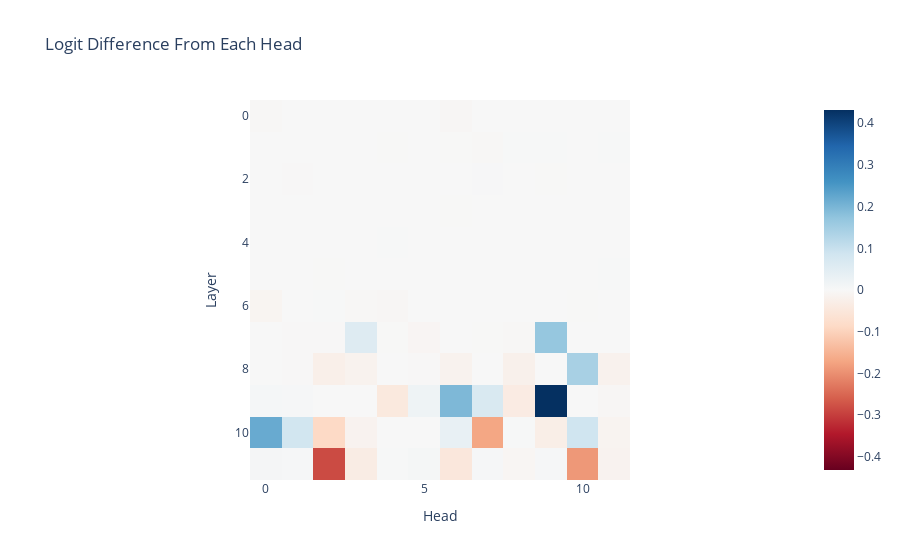

Notebook source saved alongside this figure:
### Code cell
per_head_residual, labels = cache.stack_head_results(
    layer=-1, pos_slice=-1, return_labels=True
)
per_head_logit_diffs = residual_stack_to_logit_diff(per_head_residual, cache)
per_head_logit_diffs = einops.rearrange(
    per_head_logit_diffs,
    "(layer head_index) -> layer head_index",
    layer=model.cfg.n_layers,
    head_index=model.cfg.n_heads,
)
imshow(
    per_head_logit_diffs,
    labels={"x": "Head", "y": "Layer"},
    title="Logit Difference From Each Head",
)

### Figure 1 — Plotly figure (JSON) as saved in the notebook; plotly's stock layout.template omitted (floating-point values rounded to 4 significant figures; data arrays with more than 128 entries replaced by an {"elided": "..."} marker saying what was removed)
{"data": [{"coloraxis": "coloraxis", "hovertemplate": "Head: %{x}<br>Layer: %{y}<br>color: %{z}<extra></extra>", "name": "0", "type": "heatmap", "xaxis": "x", "yaxis": "y", "z": {"elided": "12x12 float values"}}], "layout": {"coloraxis": {"cmid": 0, "colorscale": [[0, "rgb(103,0,31)"], [0.1, "rgb(178,24,43)"], [0.2, "rgb(214,96,77)"], [0.3, "rgb(244,165,130)"], [0.4, "rgb(253,219,199)"], [0.5, "rgb(247,247,247)"], [0.6, "rgb(209,229,240)"], [0.7, "rgb(146,197,222)"], [0.8, "rgb(67,147,195)"], [0.9, "rgb(33,102,172)"], [1, "rgb(5,48,97)"]]}, "title": {"text": "Logit Difference From Each Head"}, "xaxis": {"anchor": "y", "constrain": "domain", "domain": [0, 1], "scaleanchor": "y", "title": {"text": "Head"}}, "yaxis": {"anchor": "x", "autorange": "reversed", "constrain": "domain", "domain": [0, 1], "title": {"text": "Layer"}}}}
